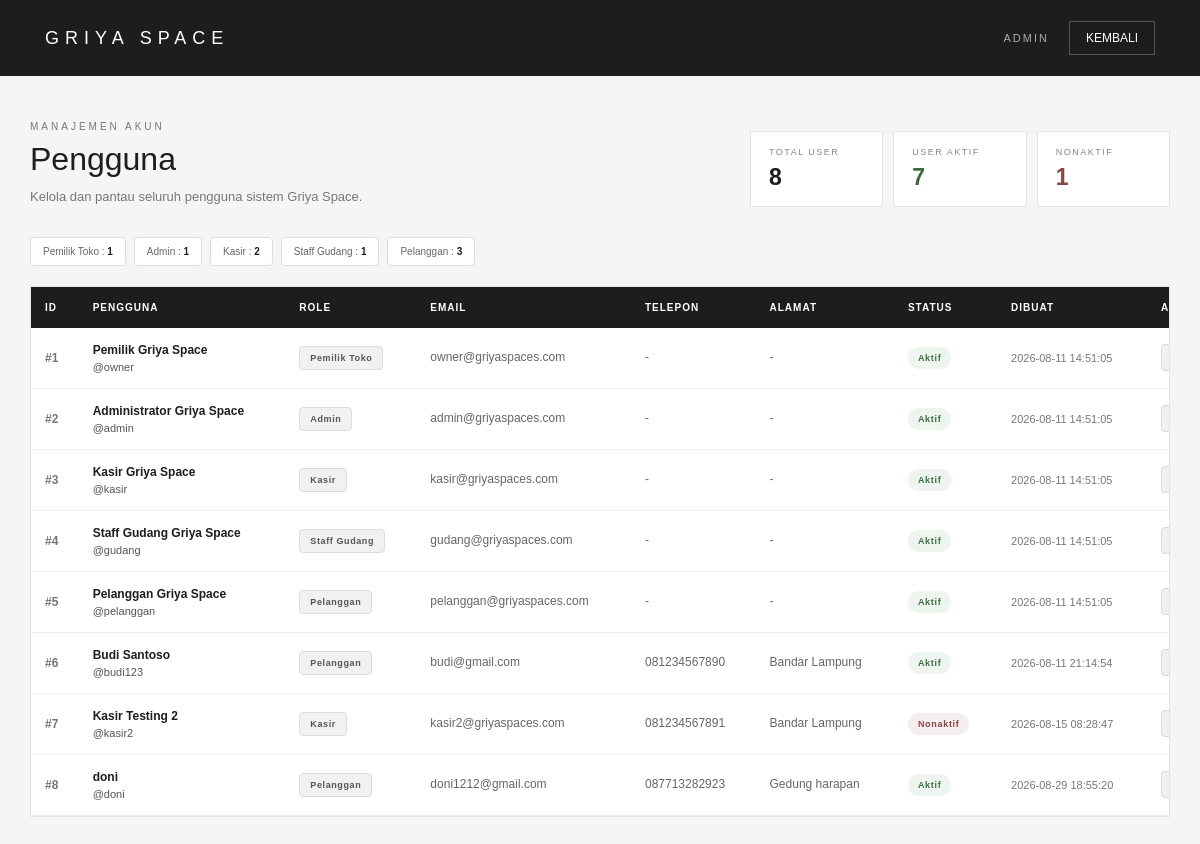
The app's page /griya-space/dashboard/admin/users/index.php (signed in) with its own data.
### tables this page shows
CREATE TABLE `users` (
  `id_user` int NOT NULL,
  `id_role` int NOT NULL,
  `nama_lengkap` varchar(100) NOT NULL,
  `username` varchar(50) NOT NULL,
  `password` varchar(255) NOT NULL,
  `email` varchar(100) DEFAULT NULL,
  `no_telepon` varchar(20) DEFAULT NULL,
  `alamat` text,
  `status` enum('Aktif','Nonaktif') DEFAULT 'Aktif',
  `created_at` timestamp NULL DEFAULT CURRENT_TIMESTAMP,
  `updated_at` timestamp NULL DEFAULT CURRENT_TIMESTAMP ON UPDATE CURRENT_TIMESTAMP
);

CREATE TABLE `roles` (
  `id_role` int NOT NULL,
  `nama_role` varchar(50) NOT NULL,
  `deskripsi` varchar(255) DEFAULT NULL,
  `created_at` timestamp NULL DEFAULT CURRENT_TIMESTAMP
);

### griya-space/dashboard/admin/users/index.php (the view, shortened to what this page needs)
<?php
require_once "../../../config/database.php";
$sql = "
    SELECT
        u.id_user,
        u.nama_lengkap,
        u.username,
        u.email,
        u.no_telepon,
        u.alamat,
        u.status,
        u.created_at,
        r.id_role,
        r.nama_role
    FROM users u
    LEFT JOIN roles r
        ON u.id_role = r.id_role
    ORDER BY
        u.id_user ASC
";
$result = mysqli_query(
    $conn,
    $sql
);
$user_list = [];
while (
    $user =
    mysqli_fetch_assoc($result)
) {
    $user_list[] =
        $user;
}
$total_user =
    count($user_list);
$user_aktif = 0;
$user_nonaktif = 0;
$role_count = [];
foreach (
    $user_list as $user
) {
    if (
        strtolower(
            $user["status"] ?? ""
        ) === "aktif"
    ) {
        $user_aktif++;
    } else {
        $user_nonaktif++;
    }
    $role_name =
        $user["nama_role"] ?? "Tanpa Role";
    if (
        !isset(
            $role_count[
                $role_name
            ]
        )
    ) {
        $role_count[
            $role_name
        ] = 0;
    }
    $role_count[
        $role_name
    ]++;
}
?>
<!DOCTYPE html>
<html lang="id">
<head>
</head>
<body>
<header>
    <div class="brand">
        GRIYA SPACE
    </div>
    <div class="header-right">
        <div class="role">
            ADMIN
        </div>
        <a
            href="../index.php"
            class="back-link"
        >
            KEMBALI
        </a>
    </div>
</header>
<main>
    <section class="page-header">
        <div class="page-title">
            <small>
                MANAJEMEN AKUN
            </small>
            <h1>
                Pengguna
            </h1>
            <p>
                Kelola dan pantau seluruh pengguna sistem Griya Space.
            </p>
        </div>
        <div class="summary-grid">
            <div class="summary-card">
                <span class="summary-label">
                    TOTAL USER
                </span>
                <span class="summary-value">
                    <?= $total_user; ?>
                </span>
            </div>
            <div class="summary-card">
                <span class="summary-label">
                    USER AKTIF
                </span>
                <span class="summary-value summary-aktif">
                    <?= $user_aktif; ?>
                </span>
            </div>
            <div class="summary-card">
                <span class="summary-label">
                    NONAKTIF
                </span>
                <span class="summary-value summary-nonaktif">
                    <?= $user_nonaktif; ?>
                </span>
            </div>
        </div>
    </section>
    <div class="role-summary">
        <?php foreach (
            $role_count
            as $role_name =>
            $jumlah
        ): ?>
            <div class="role-badge">
                <?= htmlspecialchars(
                    $role_name
                ); ?>
                :
                <strong>
                    <?= $jumlah; ?>
                </strong>
            </div>
        <?php endforeach; ?>
    </div>
    <?php if (
        !empty($user_list)
    ): ?>
        <section class="table-container">
            <table>
                <thead>
                    <tr>
                        <th>
                            ID
                        </th>
                        <th>
                            PENGGUNA
                        </th>
                        <th>
                            ROLE
                        </th>
                        <th>
                            EMAIL
                        </th>
                        <th>
                            TELEPON
                        </th>
                        <th>
                            ALAMAT
                        </th>
                        <th>
                            STATUS
                        </th>
                        <th>
                            DIBUAT
                        </th>
                        <th>
                        AKSI
                        </th>
                    </tr>
                </thead>
                <tbody>
                    <?php foreach (
                        $user_list
                        as $user
                    ): ?>
                        <?php
                        $status =
                            strtolower(
                                $user["status"]
                                ?? ""
                            );
                        if (
                            $status === "aktif"
                        ) {
                            $statusClass =
                                "status-aktif";
                        } elseif (
                            $status === "nonaktif"
                        ) {
                            $statusClass =
                                "status-nonaktif";
                        } else {
                            $statusClass =
                                "status-default";
                        }
                        ?>
                        <tr>
                            <td class="id">
                                #<?= (int) $user[
                                    "id_user"
                                ]; ?>
                            </td>
                            <td>
                                <div class="name">
                                    <?= htmlspecialchars(
                                        $user[
                                            "nama_lengkap"
                                        ]
                                    ); ?>
                                </div>
                                <div class="username">
                                    @<?= htmlspecialchars(
                                        $user[
                                            "username"
                                        ]
                                    ); ?>
                                </div>
                            </td>
                            <td>
                                <span
                                    class="
                                        role-badge-table
                                    "
                                >
                                    <?= htmlspecialchars(
                                        $user[
                                            "nama_role"
                                        ]
                                        ?? "Tanpa Role"
                                    ); ?>
                                </span>
                            </td>
                            <td class="contact">
                                <?= htmlspecialchars(
                                    $user[
                                        "email"
                                    ] ?? "-"
                                ); ?>
                            </td>
                            <td class="contact">
                                <?= htmlspecialchars(
                                    $user[
                                        "no_telepon"
                                    ] ?? "-"
                                ); ?>
                            </td>
                            <td class="contact">
                                <?= nl2br(
                                    htmlspecialchars(
                                        $user[
                                            "alamat"
                                        ] ?? "-"
                                    )
                                ); ?>
                            </td>
                            <td>
                                <span
                                    class="
                                        status
                                        <?= $statusClass; ?>
                                    "
                                >
                                    <?= htmlspecialchars(
                                        $user[
                                            "status"
                                        ]
                                        ?? "Tidak Diketahui"
                                    ); ?>
                                </span>
                            </td>
                            <td class="date">
                                <?= htmlspecialchars(
                                    $user[
                                        "created_at"
                                    ]
                                ); ?>
                            </td>
<td>
    <a
        href="edit.php?id=<?= (int) $user["id_user"]; ?>"
        style="
            display:inline-block;
            padding:7px 10px;
            background:#f0f0ee;
            border:1px solid #d9d9d6;
            color:#333;
            text-decoration:none;
            font-size:10px;
            border-radius:4px;
        "
    >
    </a>
</td>
                        </tr>
                    <?php endforeach; ?>
                </tbody>
            </table>
        </section>
    <?php endif; ?>
</main>
</body>
</html>

### griya-space/dashboard/admin/users/index.php (style rules this page uses)
* { box-sizing: border-box; margin: 0; padding: 0; }
body { font-family: Arial, Helvetica, sans-serif; background: #f5f5f3; color: #1d1d1d; }
header { min-height: 76px; background: #1d1d1d; color: white; padding: 18px 45px; display: flex; align-items: center; justify-content: space-between; }
.brand { font-size: 18px; letter-spacing: 6px; font-weight: 500; }
.header-right { display: flex; align-items: center; gap: 20px; }
.role { font-size: 11px; letter-spacing: 2px; color: #aaa; }
.back-link { color: white; text-decoration: none; border: 1px solid #555; padding: 9px 16px; font-size: 12px; transition: .2s; }
main { max-width: 1300px; margin: 0 auto; padding: 45px 30px; }
.page-header { display: flex; align-items: flex-end; justify-content: space-between; gap: 20px; margin-bottom: 30px; }
.page-title small { display: block; color: #777; font-size: 10px; letter-spacing: 3px; margin-bottom: 9px; }
.page-title h1 { font-size: 32px; font-weight: 500; }
.page-title p { margin-top: 9px; color: #777; font-size: 13px; line-height: 1.5; }
.summary-grid { display: grid; grid-template-columns: repeat(3, 1fr); gap: 10px; min-width: 420px; }
.summary-card { background: white; border: 1px solid #e4e4e4; padding: 15px 18px; }
.summary-label { display: block; color: #888; font-size: 9px; letter-spacing: 1.5px; }
.summary-value { display: block; margin-top: 7px; font-size: 23px; font-weight: 600; }
.summary-aktif { color: #3d6c43; }
.summary-nonaktif { color: #8a4444; }
.role-summary { display: flex; flex-wrap: wrap; gap: 8px; margin-bottom: 20px; }
.role-badge { background: white; border: 1px solid #ddd; padding: 8px 12px; font-size: 10px; color: #666; border-radius: 4px; }
.role-badge strong { color: #1d1d1d; }
.table-container { background: white; border: 1px solid #e4e4e4; overflow-x: auto; }
table { width: 100%; min-width: 1200px; border-collapse: collapse; }
thead { background: #1d1d1d; color: white; }
th { padding: 15px 14px; text-align: left; font-size: 10px; font-weight: 600; letter-spacing: 1px; white-space: nowrap; }
td { padding: 15px 14px; border-bottom: 1px solid #eeeeee; font-size: 12px; vertical-align: middle; }
.id { color: #777; font-weight: 600; white-space: nowrap; }
.name { font-weight: 600; }
.username { color: #555; margin-top: 4px; font-size: 11px; }
.contact { color: #666; line-height: 1.6; }
.date { color: #777; white-space: nowrap; font-size: 11px; }
.role-badge-table { display: inline-block; padding: 6px 10px; background: #f1f1ef; border: 1px solid #ddd; border-radius: 4px; color: #555; font-size: 9px; font-weight: 600; letter-spacing: .6px; white-space: nowrap; }
.status { display: inline-block; padding: 6px 10px; border-radius: 20px; font-size: 9px; font-weight: 600; letter-spacing: .7px; white-space: nowrap; }
.status-aktif { background: #eef5ef; color: #3d6c43; }
.status-nonaktif { background: #f5eeee; color: #8a4444; }

### records on screen
users: id_role.nama_role "Pelanggan", jumlah "3", id_user "8", nama_lengkap "doni", username "doni", email "doni1212@gmail.com", no_telepon "087713282923", alamat "Gedung harapan", status "Aktif", created_at "2026-08-29 18:55:20"
users: id_user "1", nama_lengkap "Pemilik Griya Space", username "owner", id_role.nama_role "Pemilik Toko", email "owner@griyaspaces.com", no_telepon "-", alamat "-", status "Aktif", created_at "2026-08-11 14:51:05"
users: id_user "2", nama_lengkap "Administrator Griya Space", username "admin", id_role.nama_role "Admin", email "admin@griyaspaces.com", no_telepon "-", alamat "-", status "Aktif", created_at "2026-08-11 14:51:05"
users: id_user "3", nama_lengkap "Kasir Griya Space", username "kasir", id_role.nama_role "Kasir", email "kasir@griyaspaces.com", no_telepon "-", alamat "-", status "Aktif", created_at "2026-08-11 14:51:05"
users: id_user "4", nama_lengkap "Staff Gudang Griya Space", username "gudang", id_role.nama_role "Staff Gudang", email "gudang@griyaspaces.com", no_telepon "-", alamat "-", status "Aktif", created_at "2026-08-11 14:51:05"
users: id_user "5", nama_lengkap "Pelanggan Griya Space", username "pelanggan", id_role.nama_role "Pelanggan", email "pelanggan@griyaspaces.com", no_telepon "-", alamat "-", status "Aktif", created_at "2026-08-11 14:51:05"
users: id_user "6", nama_lengkap "Budi Santoso", username "budi123", id_role.nama_role "Pelanggan", email "budi@gmail.com", no_telepon "081234567890", alamat "Bandar Lampung", status "Aktif", created_at "2026-08-11 21:14:54"
users: id_user "7", nama_lengkap "Kasir Testing 2", username "kasir2", id_role.nama_role "Kasir", email "kasir2@griyaspaces.com", no_telepon "081234567891", alamat "Bandar Lampung", status "Nonaktif", created_at "2026-08-15 08:28:47"

### other values on screen
$total_user "8"
$user_aktif "7"
$user_nonaktif "1"
$role_name "Pemilik Toko"
$jumlah "1"
$role_name "Admin"
$role_name "Kasir"
$jumlah "2"
$role_name "Staff Gudang"
